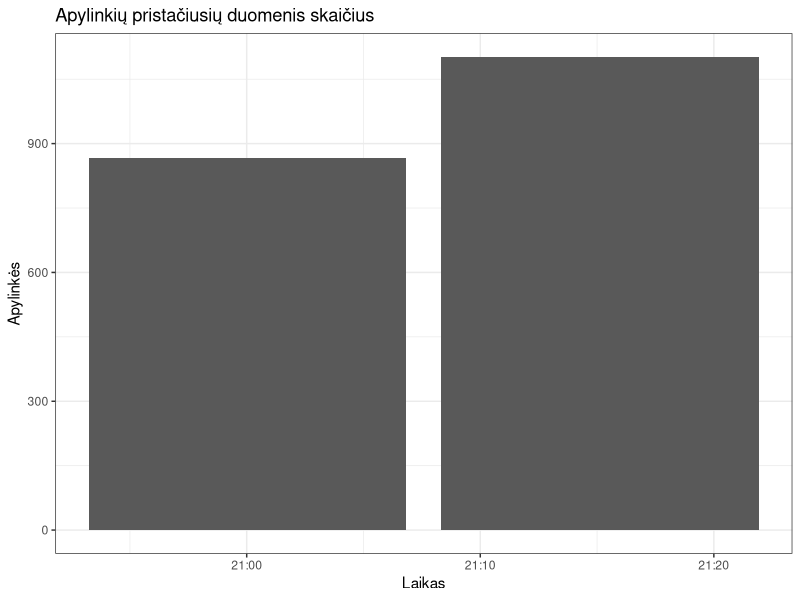
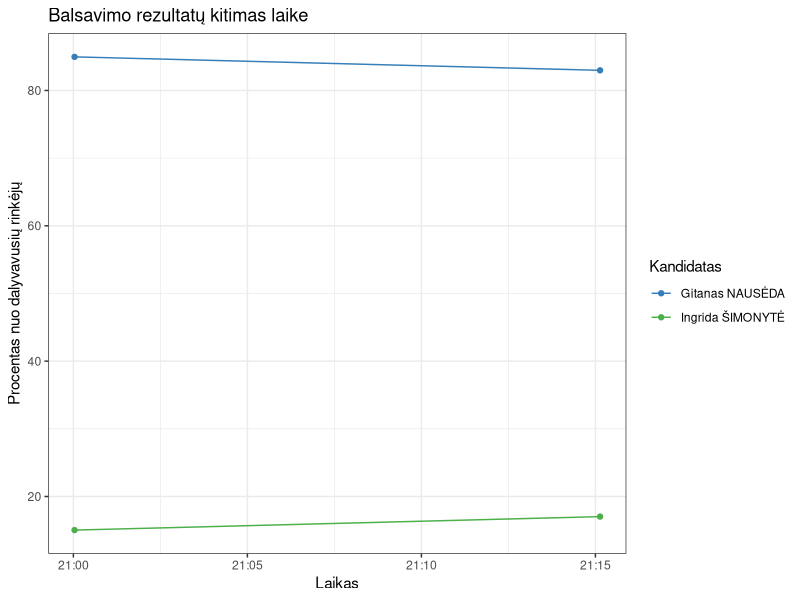

Here is the R script that generated these plots, in order:
## ---- chunk 1
library(dplyr)
library(lubridate)
library(ggplot2)

dt <- read.csv("data/rezultatai_laike_2024_05_26.csv") %>%
    mutate(timestamp = ymd_hms(timestamp)) %>%
    filter(timestamp >= "2024-05-26 21:00:02")

ap <- dt %>%
    select(timestamp, apylinkes) %>%
    unique()

ggplot(aes(x = timestamp, y = apylinkes), data = ap) +
    geom_col() +
    theme_bw() +
    labs(x = "Laikas", y = "Apylinkės", title = "Apylinkių pristačiusių duomenis skaičius")
## ---- chunk 2
cols <- RColorBrewer::brewer.pal(3, "Set1")[c(2, 3)]
ggplot(aes(x = timestamp, y = proc_galiojantys, group = kandidatas, colour = kandidatas), data = dt) +
    geom_point() +
    geom_line() +
    theme_bw() +
    scale_colour_manual(name = "Kandidatas", values = cols) +
    labs(x = "Laikas", y = "Procentas nuo dalyvavusių rinkėjų", title = "Balsavimo rezultatų kitimas laike")
